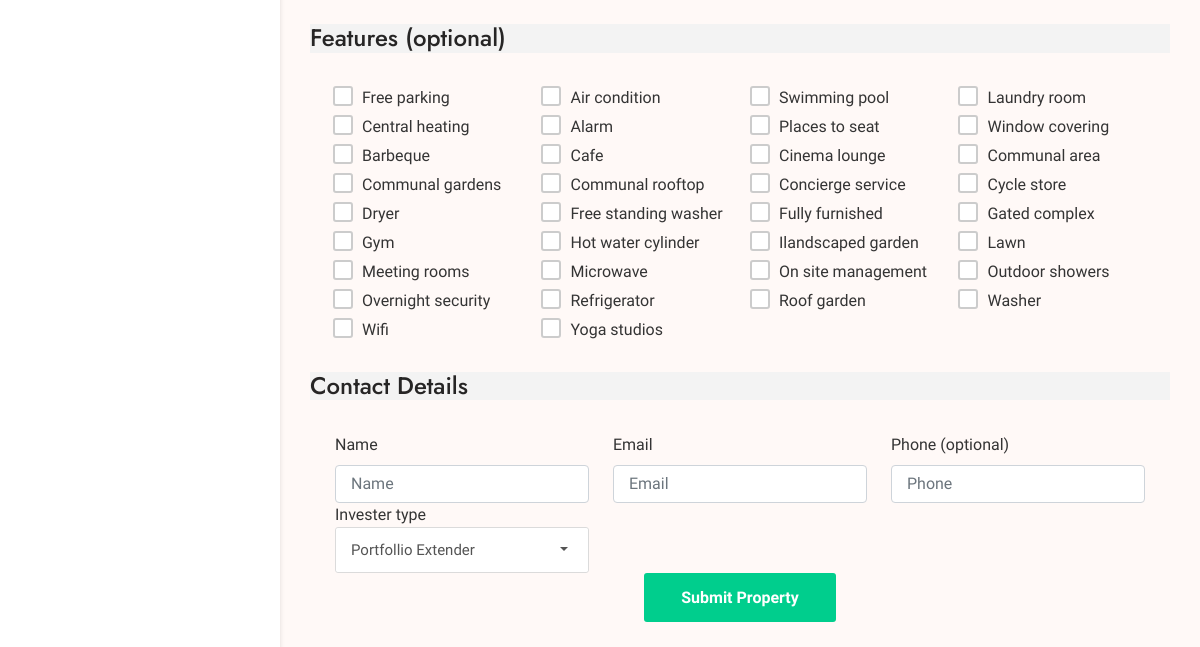
The app's page /submit-property (signed in, lower part), older data.
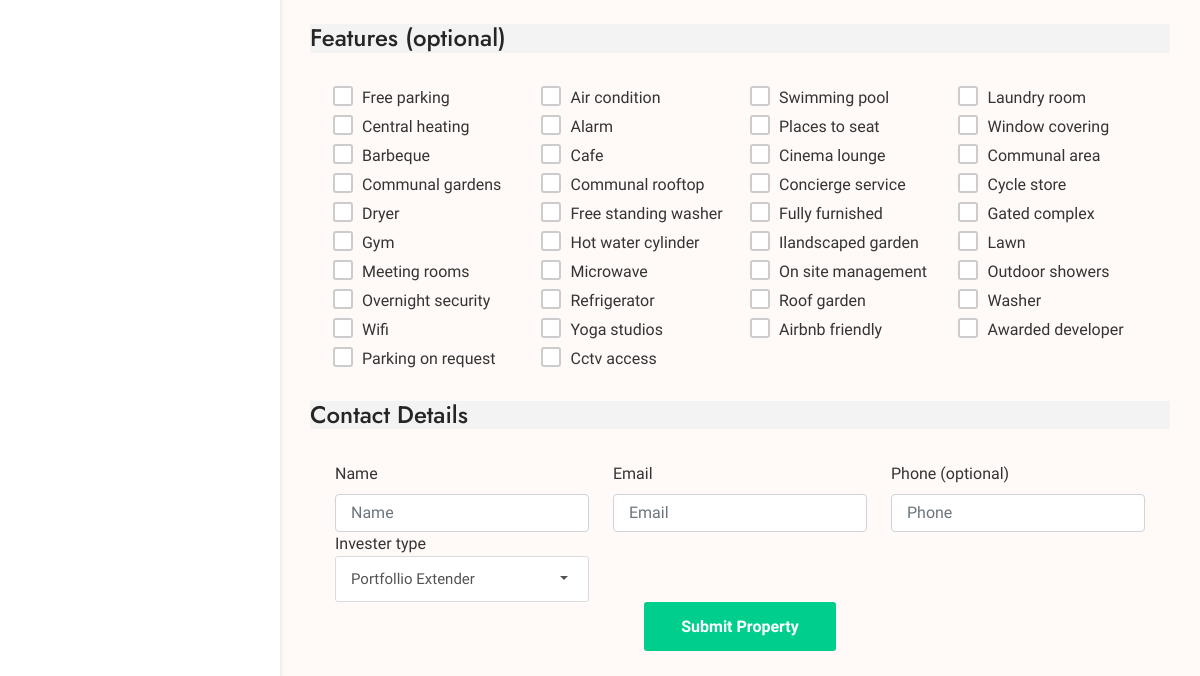
The same page, newer data.
### home/models.py (models this page shows, shortened)
class FeatureMaster(models.Model):
    feature = models.CharField(max_length=20)
    def __str__(self):
        return str(self.feature)

### home/views.py (the view, shortened to what this page needs)
# urls.py: path('submit-property',views.submit_property,name='submit_property'),
@login_required(redirect_field_name='next',login_url = '/login')
def submit_property(request):
    page_data = {}
    page_data['is_submit'] = 'active'
    return render(request,'user/dashboard/submit_property.html',{"page_data":page_data})

### home/views.py (called while the page is built)
def common(request):
    feature_data = {}
    cities = list(PropertyCities.objects.all().order_by('name').values_list('name', flat=True))
    status = list(StatusMaster.objects.all().values_list('status', flat=True))
    feature_data['cities'] = cities
    feature_data['status'] = status
    feature_data['feature_list'] = FeatureMaster.objects.all()
    recent_properties = Properties.objects.all().order_by('-pub_date')[:4]
    for property in recent_properties:
        property.price = ("{:,}".format(property.price))
    feature_data['recent_properties'] = recent_properties
    return {
        'common_properties_data':feature_data
        }

### home/templates/user/dashboard/submit_property.html (shortened to what this page needs)
{% extends './basic.html' %}
{% block body %}
<div class="dashboard-content">
            <div class="row pad-20">
            </div>
            <h4 class="bg-grea-3">Features (optional)</h4>
            <div class="row pad-20">
                {%for feature in common_properties_data.feature_list%}
                <div class="col-xl-3 col-lg-4 col-md-4 col-sm-6">
                    <div class="checkbox checkbox-theme checkbox-circle">
                        <input id="feature_{{feature.id}}" type="checkbox" name="feature"
                            value="{{feature}}" />
                        <label for="feature_{{feature.id}}"> {{feature}}
                        </label>
                    </div>
                </div>
                {%endfor%}
            </div>
            <h4 class="bg-grea-3">Contact Details</h4>
            <div class="row pad-20">
                <div class="col-lg-4 col-md-4 col-sm-12">
                    <div class="form-group title">
                        <label for="inputname1" class="form-label">Name</label>
                        <input type="text" name="name" class="form-control" id="inputname1"
                            placeholder="Name">
                    </div>
                </div>
                <div class="col-lg-4 col-md-4 col-sm-12">
                    <div class="form-group email">
                        <label for="inputEmail1" class="form-label">Email</label>
                        <input type="email" name="email" class="form-control" id="inputEmail1"
                            placeholder="Email">
                    </div>
                </div>
                <div class="col-lg-4 col-md-4 col-sm-12">
                    <div class="form-group phone">
                        <label for="inputphone1" class="form-label">Phone (optional)</label>
                        <input type="text" name="phone" class="form-control" id="inputphone1"
                            placeholder="Phone">
                    </div>
                </div>
                <div class="col-lg-4 col-md-4 col-sm-12">
                    <div class="form-group">
                        <label>Invester type</label>
                    </div>
                </div>
                <div class="col-sm-12 text-center">
                    <button type="submit" class="btn-6" id="FilterButton">Submit Property</button>
                </div>
            </div>
    </div>
</div>
{% endblock body %}

### home/templates/user/dashboard/basic.html (shortened to what this page needs)
{%load static%}
<!DOCTYPE html>
<html lang="zxx">
<head>
  <link rel="stylesheet" href="{% static 'css/bootstrap.min.css' %}" />
  <link rel="stylesheet" href="{% static 'css/animate.min.css' %}" />
  <link rel="stylesheet" href="{% static 'css/bootstrap-submenu.css' %}" />
  <link rel="stylesheet" href="{% static 'css/bootstrap-select.min.css' %}" />
  <link rel="stylesheet" href="{% static 'css/magnific-popup.css' %}" />
  <link rel="stylesheet" href="{% static 'css/leaflet.css' %}" />
  <link rel="stylesheet" href="{% static 'css/map.css' %}" />
  <link rel="stylesheet" href="{% static 'fonts/font-awesome/css/font-awesome.min.css' %}" />
  <link rel="stylesheet" href="{% static 'fonts/bootstrap-icons/bootstrap-icons.css' %}" />
  <link rel="stylesheet" href="{% static 'fonts/flaticon/font/flaticon.css' %}" />
  <link rel="stylesheet" href="{% static 'fonts/linearicons/style.css' %}" />
  <link rel="stylesheet" href="{% static 'css/jquery.mCustomScrollbar.css' %}" />
  <link rel="stylesheet" href="{% static 'css/dropzone.css' %}" />
  <link rel="stylesheet" href="{% static 'css/slick.css' %}" />
  <link rel="stylesheet" href="{% static 'css/normalize.css' %}" />
  <link rel="stylesheet" href="{% static 'css/boxes-component.css' %}" />
  <link rel="stylesheet" href="{% static 'css/boxes-core.css' %}" />
  <link rel="stylesheet" href="{% static 'css/style.css' %}" />
  <link rel="stylesheet" href="{% static 'css/initial.css' %}" />
  <link rel="stylesheet" href="{% static 'css/skins/default.css' %}" />
  <link rel="stylesheet" href="{% static 'css/ie10-viewport-bug-workaround.css' %}" />
</head>
<body>
  <div class="dashboard">
    <div class="container-fluid">
      <div class="row">
        <div class="dashboard-nav">
        </div>
        {%block body%}
        {%endblock body%}
      </div>
    </div>
</body>
</html>

### static/css/map.css (style rules this page uses)
.form-group label, .checkbox label { font-weight: 400; }

### static/css/boxes-core.css (style rules this page uses)
*, *:after, *:before { -webkit-box-sizing: border-box; box-sizing: border-box; }
body { background: #333; color: #fff; font-weight: 200; font-size: 1em; font-family: 'Raleway', 'Arial', sans-serif; }

### static/css/skins/default.css (style rules this page uses)
.btn-6 { background: #00CE8D; }
.btn-6:before { background: #00CE8D; }
.btn-6:after { background: #00CE8D; }

Row changes from the older to the newer data that the page shows:
added FeatureMaster: feature "Airbnb friendly"
added FeatureMaster: feature "Awarded developer"
added FeatureMaster: feature "Parking on request"
added FeatureMaster: feature "Cctv access"
